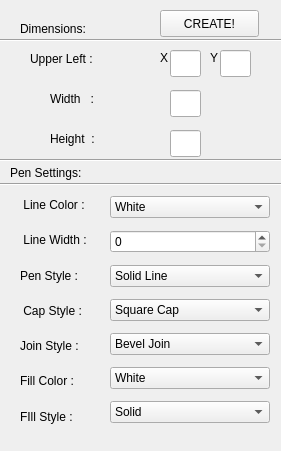
       <widget class="QWidget" name="rectangleAddMenu" native="true">
        <property name="geometry">
         <rect>
          <x>10</x>
          <y>50</y>
          <width>281</width>
          <height>451</height>
         </rect>
        </property>
        <widget class="QPushButton" name="rectangleAddMenu_createButton">
         <property name="geometry">
          <rect>
           <x>160</x>
           <y>10</y>
           <width>99</width>
           <height>27</height>
          </rect>
         </property>
         <property name="text">
          <string>CREATE!</string>
         </property>
        </widget>
        <widget class="Line" name="rectangleAddMenu_penSettings_formatLineTop">
         <property name="geometry">
          <rect>
           <x>-10</x>
           <y>150</y>
           <width>301</width>
           <height>20</height>
          </rect>
         </property>
         <property name="orientation">
          <enum>Qt::Horizontal</enum>
         </property>
        </widget>
        <widget class="QLabel" name="rectangleAddMenu_dimensions_widthLabel">
         <property name="geometry">
          <rect>
           <x>50</x>
           <y>90</y>
           <width>81</width>
           <height>17</height>
          </rect>
         </property>
         <property name="text">
          <string>Width   :</string>
         </property>
        </widget>
        <widget class="Line" name="rectangleAddMenu_dimensions_formatLine">
         <property name="geometry">
          <rect>
           <x>-10</x>
           <y>25</y>
           <width>301</width>
           <height>31</height>
          </rect>
         </property>
         <property name="orientation">
          <enum>Qt::Horizontal</enum>
         </property>
        </widget>
        <widget class="QLabel" name="rectangleAddMenu_dimensions_uuperLeftYLabel">
         <property name="geometry">
          <rect>
           <x>210</x>
           <y>50</y>
           <width>16</width>
           <height>16</height>
          </rect>
         </property>
         <property name="text">
          <string>Y</string>
         </property>
        </widget>
        <widget class="QLineEdit" name="rectangleAddMenu_dimensions_width">
         <property name="geometry">
          <rect>
           <x>170</x>
           <y>90</y>
           <width>31</width>
           <height>27</height>
          </rect>
         </property>
        </widget>
        <widget class="Line" name="rectangleAddMenu_penSettings_formatLineBot">
         <property name="geometry">
          <rect>
           <x>-10</x>
           <y>174</y>
           <width>301</width>
           <height>20</height>
          </rect>
         </property>
         <property name="orientation">
          <enum>Qt::Horizontal</enum>
         </property>
        </widget>
        <widget class="QLabel" name="rectangleAddMenu_dimensions_upperLeftLabel">
         <property name="geometry">
          <rect>
           <x>30</x>
           <y>50</y>
           <width>81</width>
           <height>17</height>
          </rect>
         </property>
         <property name="text">
          <string>Upper Left :</string>
         </property>
        </widget>
        <widget class="QLineEdit" name="rectangleAddMenu_dimensions_upperLeftX">
         <property name="geometry">
          <rect>
           <x>170</x>
           <y>50</y>
           <width>31</width>
           <height>27</height>
          </rect>
         </property>
        </widget>
        <widget class="QLineEdit" name="rectangleAddMenu_dimensions_upperLeftY">
         <property name="geometry">
          <rect>
           <x>220</x>
           <y>50</y>
           <width>31</width>
           <height>27</height>
          </rect>
         </property>
        </widget>
        <widget class="QLabel" name="rectangleAddMenu_penSettingLabel">
         <property name="geometry">
          <rect>
           <x>10</x>
           <y>164</y>
           <width>101</width>
           <height>17</height>
          </rect>
         </property>
         <property name="text">
          <string>Pen Settings:</string>
         </property>
        </widget>
        <widget class="QLabel" name="rectangleAddMenu_dimensionLabel">
         <property name="geometry">
          <rect>
           <x>20</x>
           <y>20</y>
           <width>91</width>
           <height>17</height>
          </rect>
         </property>
         <property name="text">
          <string>Dimensions:</string>
         </property>
        </widget>
        <widget class="QLabel" name="rectangleAddMenu_dimensions_upperLefttXLabel">
         <property name="geometry">
          <rect>
           <x>160</x>
           <y>50</y>
           <width>16</width>
           <height>16</height>
          </rect>
         </property>
         <property name="text">
          <string>X</string>
         </property>
        </widget>
        <widget class="QLineEdit" name="rectangleAddMenu_dimensions_height">
         <property name="geometry">
          <rect>
           <x>170</x>
           <y>130</y>
           <width>31</width>
           <height>27</height>
          </rect>
         </property>
        </widget>
        <widget class="QWidget" name="verticalLayoutWidget_27">
         <property name="geometry">
          <rect>
           <x>20</x>
           <y>190</y>
           <width>101</width>
           <height>241</height>
          </rect>
         </property>
         <layout class="QVBoxLayout" name="verticalLayout_27">
          <item>
           <widget class="QLabel" name="rectangleAddMenu_penSettings_lineColorLabel">
            <property name="text">
             <string> Line Color :</string>
            </property>
           </widget>
          </item>
          <item>
           <widget class="QLabel" name="rectangleAddMenu_penSettings_lineWidthLabel">
            <property name="text">
             <string> Line Width :</string>
            </property>
           </widget>
          </item>
          <item>
           <widget class="QLabel" name="rectangleAddMenu_penSettings_penStyleLabel">
            <property name="text">
             <string>Pen Style :</string>
            </property>
           </widget>
          </item>
          <item>
           <widget class="QLabel" name="rectangleAddMenu_penSettings_capStyleLabel">
            <property name="text">
             <string> Cap Style :</string>
            </property>
           </widget>
          </item>
          <item>
           <widget class="QLabel" name="rectangleAddMenu_penSettings_joinStyleLabel">
            <property name="text">
             <string>Join Style :</string>
            </property>
           </widget>
          </item>
          <item>
           <widget class="QLabel" name="rectangleAddMenu_penSettings_brushColorLabel">
            <property name="text">
             <string>Fill Color :</string>
            </property>
           </widget>
          </item>
          <item>
           <widget class="QLabel" name="rectangleAddMenu_penSettings_brushStyleLabel">
            <property name="text">
             <string>FIll Style :</string>
            </property>
           </widget>
          </item>
         </layout>
        </widget>
        <widget class="QWidget" name="verticalLayoutWidget_28">
         <property name="geometry">
          <rect>
           <x>110</x>
           <y>190</y>
           <width>160</width>
           <height>241</height>
          </rect>
         </property>
         <layout class="QVBoxLayout" name="verticalLayout_28">
          <item>
           <widget class="QComboBox" name="rectangleAddMenu_penSettings_lineColorCombo">
            <item>
             <property name="text">
              <string>White</string>
             </property>
            </item>
            <item>
             <property name="text">
              <string>Black</string>
             </property>
            </item>
            <item>
             <property name="text">
              <string>Cyan</string>
             </property>
            </item>
            <item>
             <property name="text">
              <string>Dark Cyan</string>
             </property>
            </item>
            <item>
             <property name="text">
              <string>Red</string>
             </property>
            </item>
            <item>
             <property name="text">
              <string>Dark Red</string>
             </property>
            </item>
            <item>
             <property name="text">
              <string>Magenta</string>
             </property>
            </item>
            <item>
             <property name="text">
              <string>Dark Magenta</string>
             </property>
            </item>
            <item>
             <property name="text">
              <string>Green</string>
             </property>
            </item>
            <item>
             <property name="text">
              <string>Dark Green</string>
             </property>
            </item>
            <item>
             <property name="text">
              <string>Yellow</string>
             </property>
            </item>
            <item>
             <property name="text">
              <string>Dark Yellow</string>
             </property>
            </item>
            <item>
             <property name="text">
              <string>Blue</string>
             </property>
            </item>
            <item>
             <property name="text">
              <string>Dark Blue</string>
             </property>
            </item>
            <item>
             <property name="text">
              <string>Grey</string>
             </property>
            </item>
            <item>
             <property name="text">
              <string>Dark Grey</string>
             </property>
            </item>
            <item>
             <property name="text">
              <string>Light Grey</string>
             </property>
            </item>
           </widget>
          </item>
          <item>
           <widget class="QSpinBox" name="rectangleAddMenu_penSettings_lineWidthSpinBox"/>
          </item>
          <item>
           <widget class="QComboBox" name="rectangleAddMenu_penSettings_penStyleCombo">
            <item>
             <property name="text">
              <string>Solid Line</string>
             </property>
            </item>
            <item>
             <property name="text">
              <string>Dash Line</string>
             </property>
            </item>
            <item>
             <property name="text">
              <string>Dot Line</string>
             </property>
            </item>
            <item>
             <property name="text">
              <string>Dash-Dot Line</string>
             </property>
            </item>
            <item>
             <property name="text">
              <string>Dash-Dot-Dot Line</string>
             </property>
            </item>
           </widget>
          </item>
          <item>
           <widget class="QComboBox" name="rectangleAddMenu_penSettings_capStyleCombo">
            <item>
             <property name="text">
              <string>Square Cap</string>
             </property>
            </item>
            <item>
             <property name="text">
              <string>Flat Cap</string>
             </property>
            </item>
            <item>
             <property name="text">
              <string>Round Cap</string>
             </property>
            </item>
           </widget>
          </item>
          <item>
           <widget class="QComboBox" name="rectangleAddMenu_penSettings_joinStyleCombo">
            <item>
             <property name="text">
              <string>Bevel Join</string>
             </property>
            </item>
            <item>
             <property name="text">
              <string>Miter Join</string>
             </property>
            </item>
            <item>
             <property name="text">
              <string>Round Join</string>
             </property>
            </item>
           </widget>
          </item>
          <item>
           <widget class="QComboBox" name="rectangleAddMenu_penSettings_brushColorCombo">
            <item>
             <property name="text">
              <string>White</string>
             </property>
            </item>
            <item>
             <property name="text">
              <string>Black</string>
             </property>
            </item>
            <item>
             <property name="text">
              <string>Cyan</string>
             </property>
            </item>
            <item>
             <property name="text">
              <string>Dark Cyan</string>
             </property>
            </item>
            <item>
             <property name="text">
              <string>Red</string>
             </property>
            </item>
            <item>
             <property name="text">
              <string>Dark Red</string>
             </property>
            </item>
            <item>
             <property name="text">
              <string>Magenta</string>
             </property>
            </item>
            <item>
             <property name="text">
              <string>Dark Magenta</string>
             </property>
            </item>
            <item>
             <property name="text">
              <string>Green</string>
             </property>
            </item>
            <item>
             <property name="text">
              <string>Dark Green</string>
             </property>
            </item>
            <item>
             <property name="text">
              <string>Yellow</string>
             </property>
            </item>
            <item>
             <property name="text">
              <string>Dark Yellow</string>
             </property>
            </item>
            <item>
             <property name="text">
              <string>Blue</string>
             </property>
            </item>
            <item>
             <property name="text">
              <string>Dark Blue</string>
             </property>
            </item>
            <item>
             <property name="text">
              <string>Gray</string>
             </property>
            </item>
            <item>
             <property name="text">
              <string>Dark Gray</string>
             </property>
            </item>
            <item>
             <property name="text">
              <string>Light Gray</string>
             </property>
            </item>
           </widget>
          </item>
          <item>
           <widget class="QComboBox" name="rectangleAddMenu_penSettings_brushStyleCombo">
            <item>
             <property name="text">
              <string>Solid</string>
             </property>
            </item>
            <item>
             <property name="text">
              <string>No Brush</string>
             </property>
            </item>
            <item>
             <property name="text">
              <string>Dense 1</string>
             </property>
            </item>
            <item>
             <property name="text">
              <string>Dense 2</string>
             </property>
            </item>
            <item>
             <property name="text">
              <string>Dense 3</string>
             </property>
            </item>
            <item>
             <property name="text">
              <string>Dense 4</string>
             </property>
            </item>
            <item>
             <property name="text">
              <string>Dense 5</string>
             </property>
            </item>
            <item>
             <property name="text">
              <string>Dense 6</string>
             </property>
            </item>
            <item>
             <property name="text">
              <string>Dense 7</string>
             </property>
            </item>
            <item>
             <property name="text">
              <string>Horizontal</string>
             </property>
            </item>
            <item>
             <property name="text">
              <string>Vertical</string>
             </property>
            </item>
            <item>
             <property name="text">
              <string>Cross</string>
             </property>
            </item>
            <item>
             <property name="text">
              <string>Back Diag.</string>
             </property>
            </item>
            <item>
             <property name="text">
              <string>Forward Diag.</string>
             </property>
            </item>
            <item>
             <property name="text">
              <string>Diag. Cross</string>
             </property>
            </item>
           </widget>
          </item>
         </layout>
        </widget>
        <widget class="QLabel" name="rectangleAddMenu_dimensions_heighttLabel">
         <property name="geometry">
          <rect>
           <x>50</x>
           <y>130</y>
           <width>81</width>
           <height>17</height>
          </rect>
         </property>
         <property name="text">
          <string>Height  :</string>
         </property>
        </widget>
       </widget>
